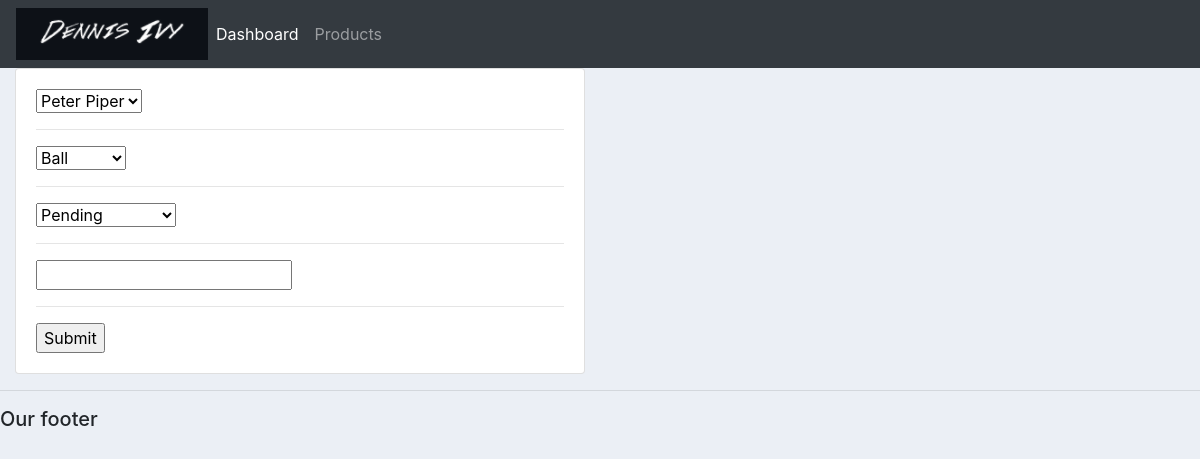
Before: /update_order/1/ with the older database file.
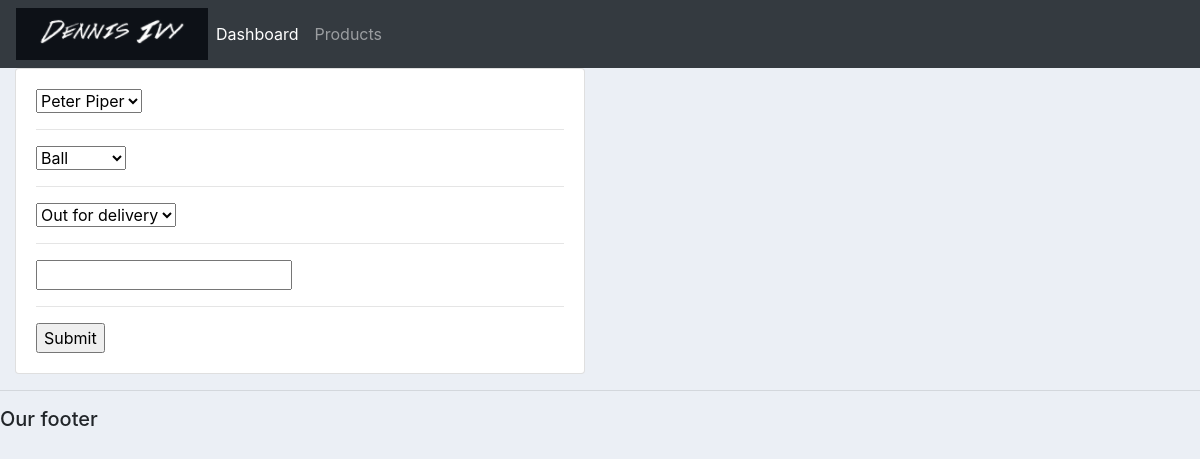
After: the same page with the newer database file.
### accounts/models.py (models this page shows, shortened)
class Order(models.Model):
    STATUS = (
			('Pending', 'Pending'),
			('Out for delivery', 'Out for delivery'),
            ('Delivered', 'Delivered'),
			)
    customer = models.ForeignKey(Customer, null=True, on_delete = models.SET_NULL)
    product = models.ForeignKey(Product, null=True, on_delete = models.SET_NULL)
    date_created = models.DateTimeField(auto_now_add=True, null=True)
    status = models.CharField(max_length=200, null=True, choices=STATUS)
    note = models.CharField(max_length=1000, null=True)

### accounts/views.py (the view)
# urls.py: path('update_order/<str:pk>/', views.updateOrder, name="update_order"),
def updateOrder(request, pk):
    order = Order.objects.get(id=pk)
    form = OrderForm(instance=order)
    if request.method=="POST":
        form = OrderForm(request.POST, instance=order)
        if form.is_valid():
            form.save()
            return redirect("/")
    context = {"form": form}
    return render(request, 'accounts/order_form.html',context)

### accounts/forms.py
class OrderForm(ModelForm):
    class Meta:
        model = Order
        fields = "__all__"

### accounts/models.py (called while the page is built)
    def __str__(self):
        return self.name

    def __str__(self):
        return self.name

### accounts/templates/accounts/order_form.html (shortened to what this page needs)
{%  extends 'accounts/main.html' %}
{% load static %}
{% block content %}
<div class="row">
	<div class="col-md-6">
		<div class="card card-body">
			<form action="" method="POST">
				{% for field in form %}
					{{field}}
					<hr>
				{% endfor %}
				<input type="submit" name="Submit">
			</form>
		</div>
	</div>
</div>
{% endblock %}

Changed rows visible on the page:
changed Order "Peter Piper": status "Pending" → "Out for delivery"
